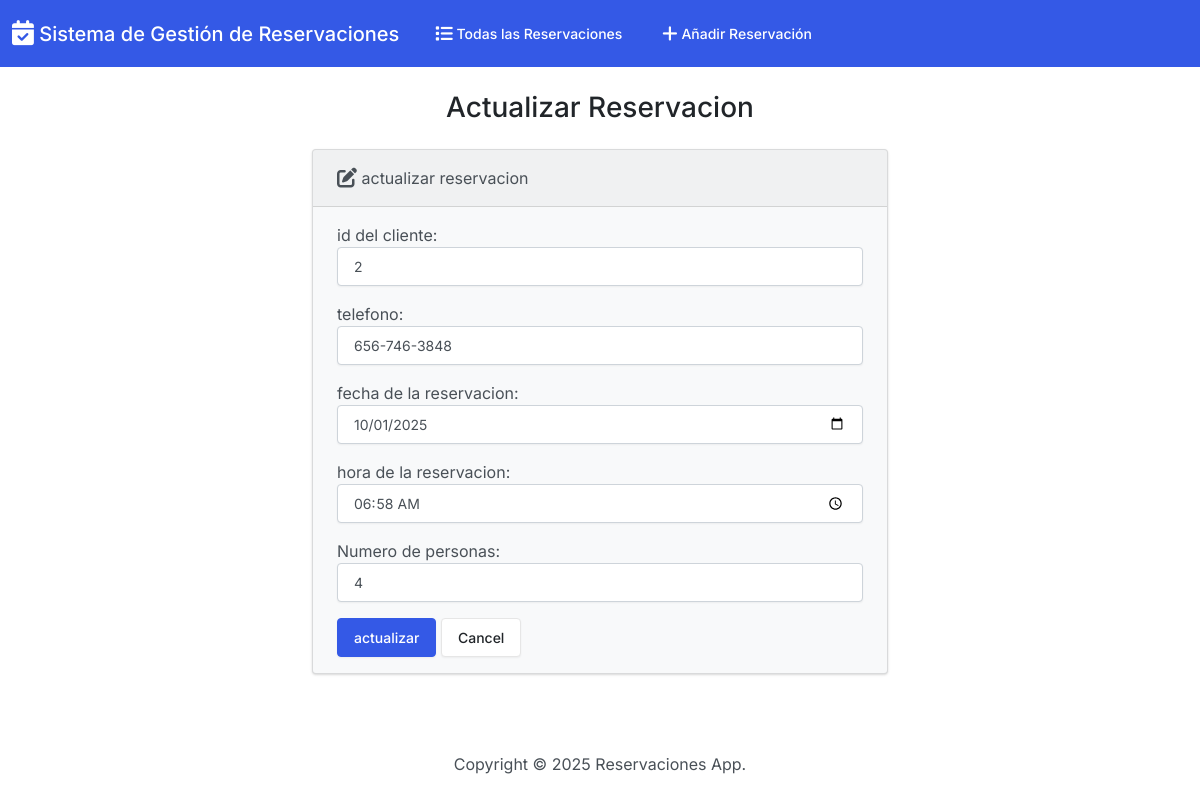
Page /edit/2/ on the committed database.
### reservaciones/models.py (models this page shows, shortened)
class reservaciones(models.Model):
    id_cliente = models.IntegerField()
    telefono = models.CharField(max_length=15)
    fecha_reserva = models.DateField()
    hora_reserva = models.TimeField()
    num_personas = models.IntegerField()

### reservaciones/views.py (the view)
# urls.py: path('edit/<int:id>/', views.edit, name='edit'),
def edit(request, id):
  if request.method == 'POST':
    reservacion = reservaciones.objects.get(pk=id)
    form = reservacionesform(request.POST, instance=reservacion)
    if form.is_valid():
      form.save()
      return render(request, 'reservaciones/edit.html', {
        'form': form,
        'success': True
      })
  else:
    reservacion = reservaciones.objects.get(pk=id)
    form = reservacionesform(instance=reservacion)
  return render(request, 'reservaciones/edit.html', {
    'form': form
  })

### reservaciones/forms.py
class reservacionesform(forms.ModelForm):
  class Meta:
    model = reservaciones
    fields = ['id_cliente', 'telefono', 'fecha_reserva', 'hora_reserva', 'num_personas']
    labels = {
      'id_cliente': 'id del cliente',
      'telefono': 'telefono',
      'fecha_reserva': 'fecha de la reservacion',
      'hora_reserva': 'hora de la reservacion',
      'num_personas': 'Numero de personas',
    }
    widgets = {
      'id_cliente': forms.NumberInput(attrs={'class': 'form-control'}),
      'telefono': forms.TextInput(attrs={'class': 'form-control'}),
      'fecha_reserva': forms.DateInput(attrs={'class': 'form-control', 'type': 'date'}),
      'hora_reserva': forms.TimeInput(attrs={'class': 'form-control', 'type': 'time'}),
      'num_personas': forms.NumberInput(attrs={'class': 'form-control'}),
    }

### reservaciones/templates/reservaciones/edit.html (shortened to what this page needs)
{% extends 'reservaciones/base.html' %}
{% block body %}
  <h3 class="text-center m-4">Actualizar Reservacion</h3>
  {% if success %}
    <div class="alert alert-success" role="alert">
      La reservacion ha sido actualizada exitosamente.
      <a href="{% url 'index' %}" class="alert-link">Ir a la pagina principal.</a>
    </div>
  {% else %}
    <div class="row justify-content-center">
      <div class="col-6">
        <div class="card bg-light mb-3">
          <div class="card-header">
            <i class="fa-solid fa-pen-to-square fa-lg"></i> actualizar reservacion
          </div>
          <div class="card-body">
            <form action="" method="POST">
              {{ form.as_p }}
              <button type="submit" class="btn btn-primary">actualizar</button>
              <a href="{% url 'index' %}" class="btn btn-secondary">Cancel</a>
            </form>
          </div>
        </div>
      </div>
    </div>
  {% endif %}
{% endblock %}

### rows in the picture
reservaciones: id_cliente "2", telefono "656-746-3848", fecha_reserva "10/01/2025", hora_reserva "06:58:00", num_personas "4"
